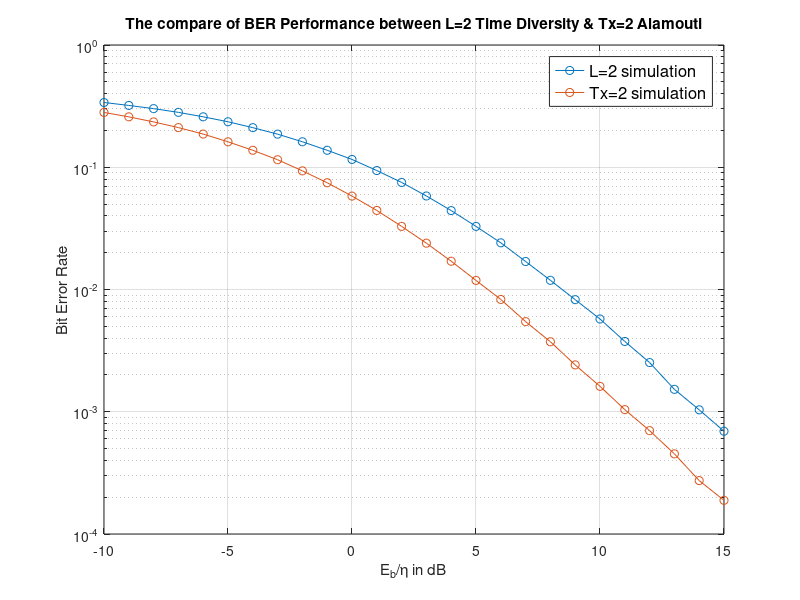

Reproduce this figure in MATLAB.
SNR_db=[-10:1:15]; 
Alamouti_Error=load('Alamouti_Error_sim_Tx2.mat').Error1_simulation;
Time_diversity_Error=load('Time_diversity_Error_sim_L2.mat').Error2;
figure(1)
semilogy(SNR_db,Alamouti_Error,'-o',SNR_db,Time_diversity_Error,'-o')
grid on
title('The compare of BER Performance between L=2 Time Diversity & Tx=2 Alamouti');
ylabel('Bit Error Rate')
xlabel('E_b/\eta in dB');
legend({'L=2 simulation','Tx=2 simulation'},'FontSize',12)